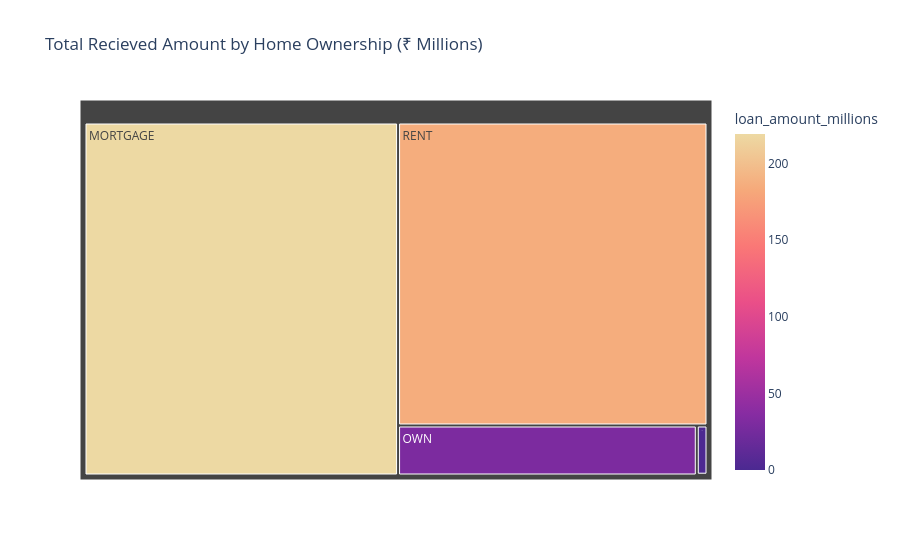

Write notebook code for a chart like this one.
### Markdown cell above
### Home ownership by Total Received Amount

### Code cell
home_received=df.groupby('home_ownership')['total_payment'].sum().reset_index()
home_received['loan_amount_millions']=home_received['total_payment'] / 1000000

fig =px.treemap(
    home_funding,
    path=['home_ownership'],
    values='loan_amount_millions',
    color='loan_amount_millions',
    color_continuous_scale='Agsunset',
    title='Total Recieved Amount by Home Ownership (₹ Millions)'
)
fig.show()

### Figure 1 — Plotly figure (JSON) as saved in the notebook; plotly's stock layout.template omitted (floating-point values rounded to 4 significant figures)
{"data": [{"branchvalues": "total", "customdata": [[219.3], [0.0168], [1.045], [29.6], [185.8]], "domain": {"x": [0, 1], "y": [0, 1]}, "hovertemplate": "labels=%{label}<br>loan_amount_millions_sum=%{value}<br>parent=%{parent}<br>id=%{id}<br>loan_amount_millions=%{color}<extra></extra>", "ids": ["MORTGAGE", "NONE", "OTHER", "OWN", "RENT"], "labels": ["MORTGAGE", "NONE", "OTHER", "OWN", "RENT"], "marker": {"coloraxis": "coloraxis", "colors": [219.3, 0.0168, 1.045, 29.6, 185.8]}, "name": "", "parents": ["", "", "", "", ""], "type": "treemap", "values": [219.3, 0.0168, 1.045, 29.6, 185.8]}], "layout": {"coloraxis": {"colorbar": {"title": {"text": "loan_amount_millions"}}, "colorscale": [[0, "rgb(75, 41, 145)"], [0.1667, "rgb(135, 44, 162)"], [0.3333, "rgb(192, 54, 157)"], [0.5, "rgb(234, 79, 136)"], [0.6667, "rgb(250, 120, 118)"], [0.8333, "rgb(246, 169, 122)"], [1, "rgb(237, 217, 163)"]]}, "legend": {"tracegroupgap": 0}, "title": {"text": "Total Recieved Amount by Home Ownership (₹ Millions)"}}}
